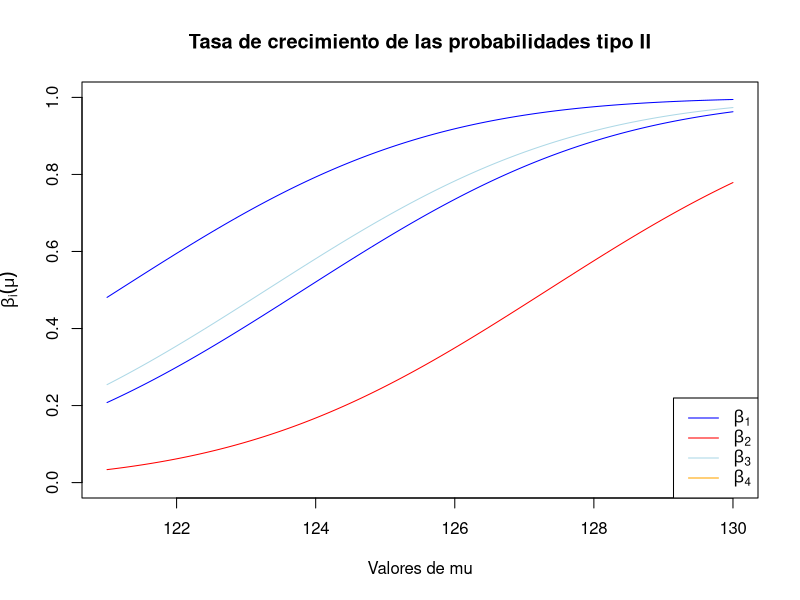
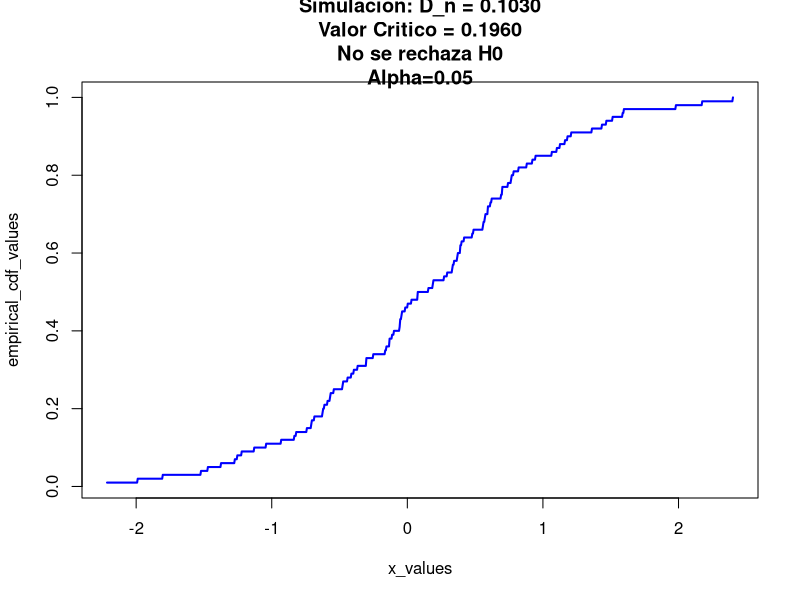

Reproduce these figures in R, in order.
## ---- chunk 1
knitr::opts_chunk$set(echo = TRUE)
## ---- chunk 2
## Funci ́on para las prob. betas
betas <- function(mu, c_i) 1 - pnorm(c_i, mean = mu, sd = sqrt(12))
#ci calculados te ́oricamente
c_i <- c(121.1669, 123.82, 127.3375, 123.29)
#medias
mu <- seq(121, 130, by = 0.01)
#obtener betas
betas_prop <- sapply(c_i, function(ci) betas(mu, ci))
#Grafica
plot(mu, betas_prop[,1], type = "l", col = c("blue", "red", "lightblue",
"orange"),
ylim = c(0, 1), xlab = 'Valores de mu', ylab = expression(beta[i](mu)),
main = "Tasa de crecimiento de las probabilidades tipo II")
colors <- c("blue", "red", "lightblue",'orange')
for (i in 1:4) {
lines(mu, betas_prop[, i], col = colors[i - 1])
}
legend("bottomright", legend = c(expression(beta[1]), expression(beta[2]),
expression(beta[3]), expression(beta[4])),
col = c(colors), lty = 1)
## ---- chunk 3
# simulacion
set.seed(1) #Semillita
n <- 1000# numero de datos por simular
#paramerametros del enunciado
mu <- 0
sigma_2 <- 1 # es igual sd
t <- 1
# ECUMV y EMV SIMULAODOS
vals_simu <- rnorm(n, mu, sigma_2)
ecumv_simu <- pnorm(t, mean = vals_simu, sd = sigma_2)
emv_estimates <- ecumv_simu # En este caso, son iguales
# ECM , Sesgo
val <- pnorm(t, mean = mu, sd = sigma_2)
ECMecumv <- mean((ecumv_simu - val)^2)
ECMemv <- ECMecumv # Caso particular EMV=ECUMV
SESGOecumv <- mean(ecumv_simu) - val
# Imprimir resultados
cat("Error cuadradtico medio:ECUMV - EMV:", ECMecumv, "\n")
## Error cuadradtico medio:ECUMV - EMV: 0.06484548
#Sesgo resultante del ECUMV
cat("Sesgo de ECUMV:", SESGOecumv, "\n")
## Sesgo de ECUMV: -0.08237049
## ---- chunk 4
# Semillita
set.seed(1)

#  muestra generada
n<-100
alpha<-0.05
sample <- rnorm(n)

# Funcion de distribucion empirica  F_n(x)
empirical_distribution <- ecdf(sample)

# FUNCION TEORICA
theoretical_distribution <- ecdf(rnorm(1000))  # mientras mas grande el n mejor

#Calculando  D_n
kolmogorov_smirnov_statistic <- function(sample, cdf) {
  max(abs(cdf(sample) - empirical_distribution(sample)))
}
# Simulacion
D_n <- kolmogorov_smirnov_statistic(sample, theoretical_distribution)
# Valor critico para  Kolmogorov-Smirnov test
critical_value <- qnorm(1 - alpha / 2) / sqrt(n)
# Prueba de hipotesis
test_result <- ifelse(D_n > critical_value, "Rechazar H0", "No se rechaza H0")
# Ploteo de la funcion de distribucion empirica
x_values <- seq(min(sample), max(sample), length.out = 1000)
empirical_cdf_values <- empirical_distribution(x_values)
plot(x_values, empirical_cdf_values, type = 'l', col = 'blue', lwd = 2, 
     main = sprintf('Simulacion: D_n = %.4f\nValor Critico = %.4f\n%s\nAlpha=%.2f', D_n, critical_value, test_result,alpha))


## ---- chunk 5

Contenedor<-matrix(nrow=27,ncol=3)
colnames(Contenedor)<-c("10%","5%","1%")
k<-500
for(n in c(4:30)){
AUX<-c(0)
  for(i in 1:k){
    X<-rnorm(n)
    u<-mean(X)
    Sd<-sd(X)
    F_n<-ecdf(X)
    Y<-sort(X)
    Fempirica<-pnorm((Y-u)/Sd) 
    AUX1<-max(abs(Fempirica-F_n(Y)))
    Fn_1<-c(0,F_n(Y[1:n-1]))
    AUX2<-max(abs(Fempirica-Fn_1))
    AUX[i]=max(AUX1,AUX2)
  }
#Calculo de los cuantiles
Contenedor[n-3,1]=quantile(AUX,0.90)
Contenedor[n-3,2]=quantile(AUX,0.95)
Contenedor[n-3,3]=quantile(AUX,0.99)
}
Contenedor
